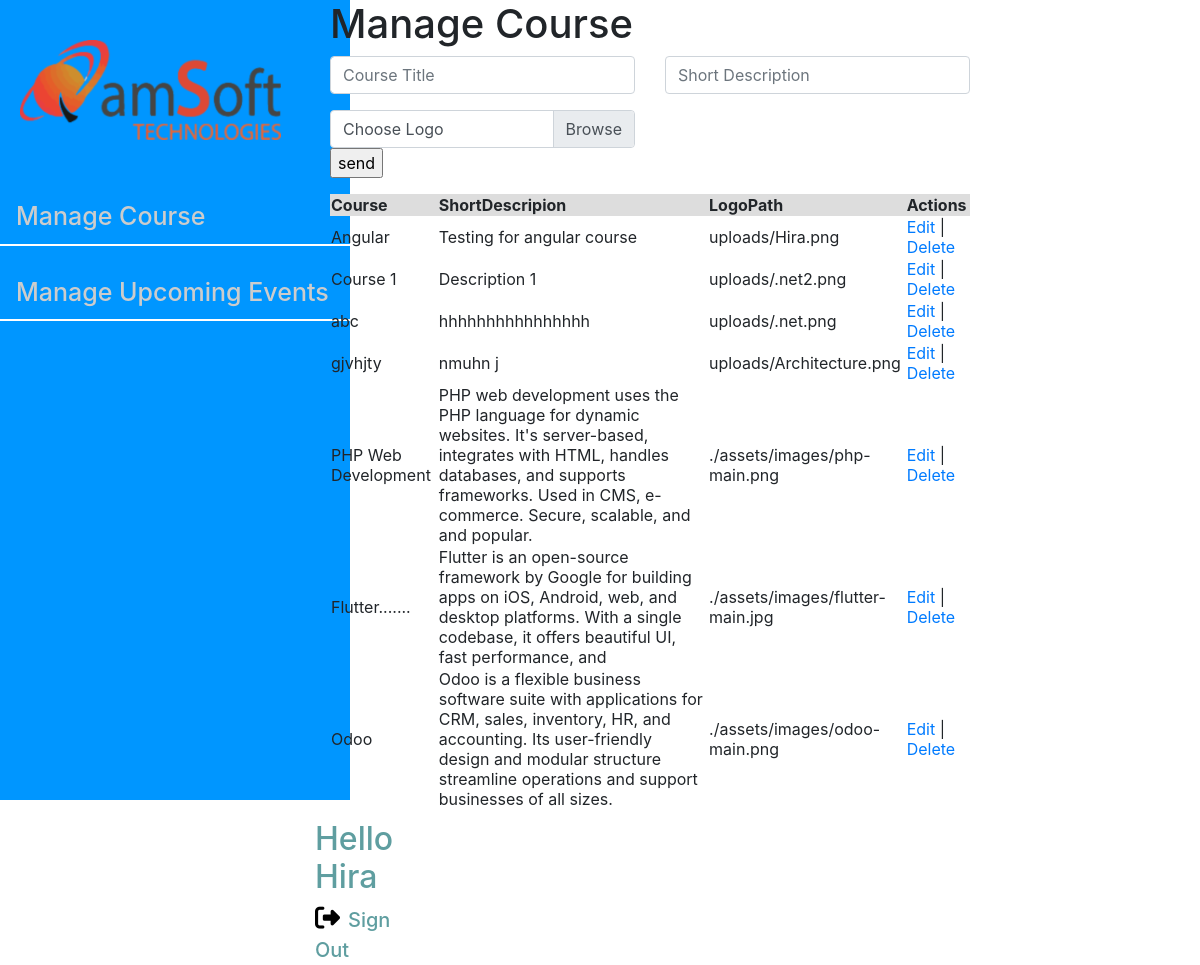
Page /backofficesidemenuu.php (signed in) on the committed database.
### tables this page shows
CREATE TABLE `course` (
  `Id` int(11) NOT NULL,
  `Fee` double NOT NULL,
  `ShortDescription` mediumtext NOT NULL,
  `Title` varchar(200) NOT NULL,
  `LogoPath` varchar(100) NOT NULL
);

### backofficesidemenuu.php (the view, shortened to what this page needs)
<html>
<head>
	<link rel="stylesheet" type="text/css" href="./assets/css/back.css">
	<link rel="stylesheet" href="https://cdn.jsdelivr.net/npm/bootstrap@4.4.1/dist/css/bootstrap.min.css">
	<link rel="stylesheet" href="https://cdnjs.cloudflare.com/ajax/libs/font-awesome/6.4.2/css/all.min.css" />
</head>
<body>
<div class="container-fluid">
	<div class="row">
		<div class="col-lg-3">
	<div id="sidebar">
        <div class="logo">
            <img src="./assets/images/main-logo.png" alt="">
        </div>
        <div class="menu-link">
		<ul>
		<li class="nav-item">
          <a class="nav-link" href="ManageCourse.php">Manage Course </a>
        </li>
		<li class="nav-item">
          <a class="nav-link" href="ManageUpcomingevents.php">Manage Upcoming Events </a>
        </li>
		</ul>
    </div>
	</div>
</div>
<div class="col-lg-7">
	<div class="content">
<?php
require_once("dbConnection.php");
$result = mysqli_query($mysqli, "SELECT * FROM course ORDER BY id DESC");
?>
<div class="container">
    <div class="row">
        <div class="col-lg-12 main-manage-course">
<div class="form-manage-course">
             <h1>Manage Course</h1>
        <form action="addcourses.php" method="POST">
            <div class="row">
                <div class="col">
            <div class="form-group">
                <input type="text" class="form-control" name="Title" id="exampleInputEmail1" aria-describedby="emailHelp" placeholder="Course Title" required>
            </div>
            </div>
            <div class="col">
            <div class="form-group">
                <input type="text" class="form-control" name="ShortDescription" id="exampleInputEmail1" aria-describedby="emailHelp" placeholder="Short Description" required>
            </div>
            </div>
            </div>
            <div class="row">
                <div class="col">
                <div class="custom-file">
  <label class="custom-file-label" for="customFile">Choose Logo</label>
</div>
            </div>
            <div class="col">
            </div>
            </div>
            <input value="send" name="submit" type="submit" class="landing-form-btn">
        </form>
    </div>
    </div>
    </div>
    <table width=100%' border=0>
		<tr bgcolor='#DDDDDD'>
			<td><strong>Course</strong></td>
			<td><strong>ShortDescripion</strong></td>
			<td><strong>LogoPath</strong></td>
            <td><strong>Actions</strong></td>
		</tr>
		 <?php
		while ($res = mysqli_fetch_assoc($result)) {
			 echo "<tr>";
			echo "<td>".$res['Title']."</td>";
			echo "<td>".$res['ShortDescription']."</td>";
            echo "<td>".$res['LogoPath']."</td>";
            echo "<td><a href=\"edit.php?Id=$res[Id]\">Edit</a> |
			<a href=\"delete.php?Id=$res[Id]\" onClick=\"return confirm('Are you sure you want to delete?')\">Delete</a></td>";
		}
		?>
	</table>
    </div>
</body>
</html>
<?php
$username = "Hira";
$html = '
<div class="col-lg-2">
	<div class="user-id">
		<h2>Hello ' . $username . '</h2>
		<a href=""><i class="fa-solid fa-right-from-bracket"></i>Sign Out</a>
	</div>
</div>
</div>
</div>
';
echo $html;
?>
</body>
</html>

### assets/css/back.css (style rules this page uses)
body { font-family:"Helvetica Neue", Helvetica, Arial; }
.col-lg-3 { padding-left: 0px !important; }
.logo { margin-left: 20px; margin-right: 20px; margin-top: 40px; margin-bottom: 40px; }
#sidebar { background-color: #0096FF !important; width:350px; height: 100vh; position:absolute; top:0px; font-size: 25px; font-weight: 500; }
ul { margin:0px; padding:0px; }
ul li { list-style:none; }
ul li a { color:#ccc; border-bottom:2px solid #fff; display:block; margin-bottom: 20px; padding:10px; text-decoration: none; }
.menu-link { margin-top: 50px; }
.user-id a { color:cadetblue; font-size: 20px; font-weight: 500; }
.user-id i { color:black;; font-size: 25px; margin-right: 8px; }
.user-id { position: absolute; right: 0; margin-right: 20px; margin-top: 10px; color:cadetblue; font-size: 20px; }

### rows in the picture
course: Title "Angular", ShortDescription "Testing for angular course", LogoPath "uploads/Hira.png"
course: Title "Course 1", ShortDescription "Description 1", LogoPath "uploads/.net2.png"
course: Title "abc", ShortDescription "hhhhhhhhhhhhhhhh", LogoPath "uploads/.net.png"
course: Title "gjvhjty", ShortDescription "nmuhn j", LogoPath "uploads/Architecture.png"
course: Title "PHP Web Development", ShortDescription "PHP web development uses the PHP language for dynamic websites. It's server-based, integrates with HTML, handles databases, and supports frameworks. Used in CMS, e-commerce. Secure, scalable, and and popular.", LogoPath "./assets/images/php-main.png"
course: Title "Flutter.......", ShortDescription "Flutter is an open-source framework by Google for building apps on iOS, Android, web, and desktop platforms. With a single codebase, it offers beautiful UI, fast performance, and", LogoPath "./assets/images/flutter-main.jpg"
course: Title "Odoo", ShortDescription "Odoo is a flexible business software suite with applications for CRM, sales, inventory, HR, and accounting. Its user-friendly design and modular structure streamline operations and support businesses of all sizes.", LogoPath "./assets/images/odoo-main.png"

### other values in the picture
$username "Hira"
